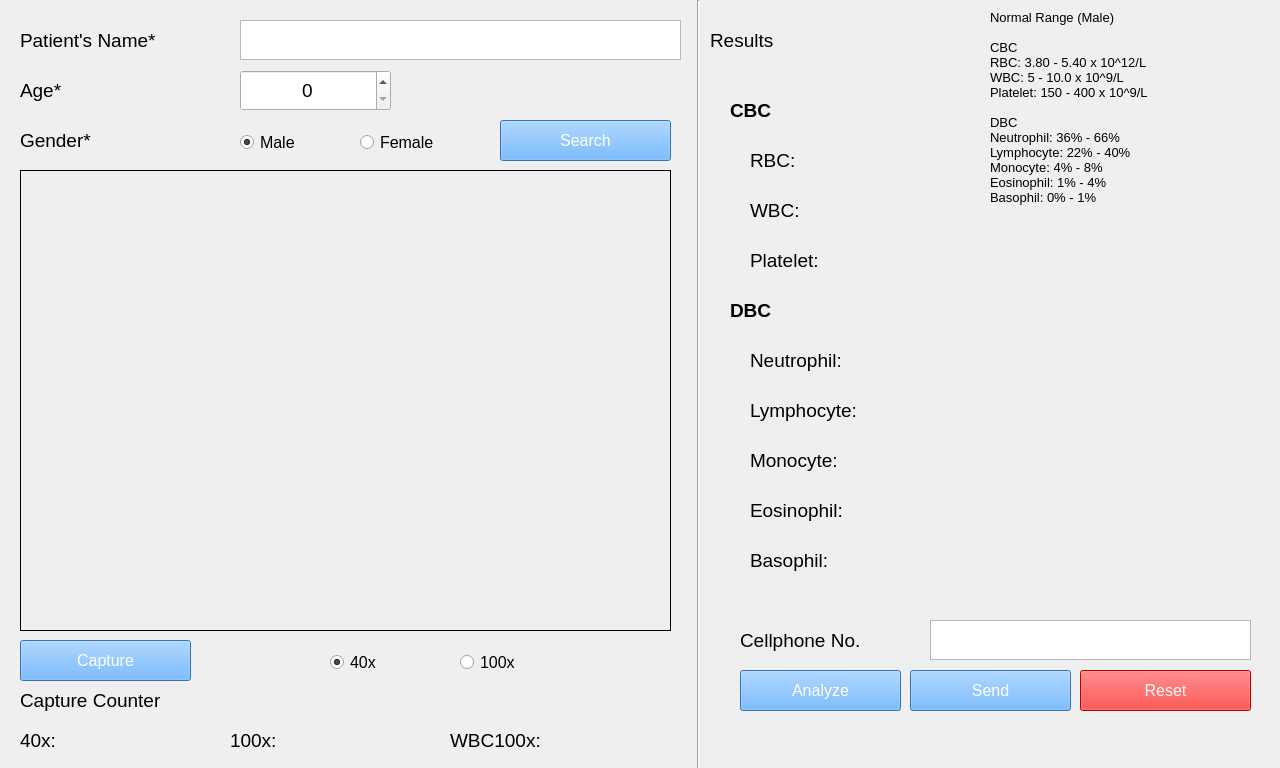
<?xml version="1.0" encoding="UTF-8"?>
<ui version="4.0">
 <class>MainWindow</class>
 <widget class="QMainWindow" name="MainWindow">
  <property name="geometry">
   <rect>
    <x>0</x>
    <y>0</y>
    <width>1280</width>
    <height>768</height>
   </rect>
  </property>
  <property name="sizePolicy">
   <sizepolicy hsizetype="Fixed" vsizetype="Fixed">
    <horstretch>0</horstretch>
    <verstretch>0</verstretch>
   </sizepolicy>
  </property>
  <property name="font">
   <font>
    <weight>50</weight>
    <bold>false</bold>
   </font>
  </property>
  <property name="cursor">
   <cursorShape>ArrowCursor</cursorShape>
  </property>
  <property name="mouseTracking">
   <bool>false</bool>
  </property>
  <property name="focusPolicy">
   <enum>Qt::NoFocus</enum>
  </property>
  <property name="windowTitle">
   <string>MainWindow</string>
  </property>
  <property name="windowOpacity">
   <double>1.000000000000000</double>
  </property>
  <property name="statusTip">
   <string/>
  </property>
  <property name="whatsThis">
   <string/>
  </property>
  <property name="autoFillBackground">
   <bool>false</bool>
  </property>
  <property name="styleSheet">
   <string notr="true"/>
  </property>
  <property name="locale">
   <locale language="English" country="Philippines"/>
  </property>
  <property name="animated">
   <bool>true</bool>
  </property>
  <property name="documentMode">
   <bool>false</bool>
  </property>
  <property name="tabShape">
   <enum>QTabWidget::Rounded</enum>
  </property>
  <widget class="QWidget" name="centralwidget">
   <widget class="QLabel" name="label">
    <property name="geometry">
     <rect>
      <x>20</x>
      <y>170</y>
      <width>651</width>
      <height>461</height>
     </rect>
    </property>
    <property name="frameShape">
     <enum>QFrame::Box</enum>
    </property>
    <property name="text">
     <string/>
    </property>
   </widget>
   <widget class="QLabel" name="label_2">
    <property name="geometry">
     <rect>
      <x>20</x>
      <y>20</y>
      <width>211</width>
      <height>41</height>
     </rect>
    </property>
    <property name="font">
     <font>
      <pointsize>14</pointsize>
     </font>
    </property>
    <property name="text">
     <string>Patient's Name*</string>
    </property>
   </widget>
   <widget class="QTextEdit" name="textEdit">
    <property name="geometry">
     <rect>
      <x>240</x>
      <y>20</y>
      <width>441</width>
      <height>40</height>
     </rect>
    </property>
    <property name="font">
     <font>
      <pointsize>14</pointsize>
      <weight>50</weight>
      <bold>false</bold>
     </font>
    </property>
    <property name="autoFillBackground">
     <bool>false</bool>
    </property>
    <property name="tabChangesFocus">
     <bool>true</bool>
    </property>
    <property name="undoRedoEnabled">
     <bool>true</bool>
    </property>
    <property name="readOnly">
     <bool>false</bool>
    </property>
    <property name="overwriteMode">
     <bool>false</bool>
    </property>
    <property name="acceptRichText">
     <bool>true</bool>
    </property>
   </widget>
   <widget class="QLabel" name="label_3">
    <property name="geometry">
     <rect>
      <x>20</x>
      <y>70</y>
      <width>131</width>
      <height>41</height>
     </rect>
    </property>
    <property name="font">
     <font>
      <pointsize>14</pointsize>
     </font>
    </property>
    <property name="text">
     <string>Age*</string>
    </property>
   </widget>
   <widget class="QSpinBox" name="spinBox">
    <property name="geometry">
     <rect>
      <x>240</x>
      <y>70</y>
      <width>151</width>
      <height>41</height>
     </rect>
    </property>
    <property name="font">
     <font>
      <pointsize>14</pointsize>
     </font>
    </property>
    <property name="layoutDirection">
     <enum>Qt::LeftToRight</enum>
    </property>
    <property name="inputMethodHints">
     <set>Qt::ImhDigitsOnly</set>
    </property>
    <property name="wrapping">
     <bool>false</bool>
    </property>
    <property name="alignment">
     <set>Qt::AlignCenter</set>
    </property>
    <property name="readOnly">
     <bool>false</bool>
    </property>
    <property name="specialValueText">
     <string/>
    </property>
    <property name="maximum">
     <number>200</number>
    </property>
    <property name="value">
     <number>0</number>
    </property>
   </widget>
   <widget class="QPushButton" name="pushButton">
    <property name="geometry">
     <rect>
      <x>20</x>
      <y>640</y>
      <width>171</width>
      <height>41</height>
     </rect>
    </property>
    <property name="font">
     <font>
      <pointsize>12</pointsize>
      <weight>50</weight>
      <bold>false</bold>
     </font>
    </property>
    <property name="styleSheet">
     <string notr="true">background-color: rgb(81, 163, 245);
color: rgb(255, 255, 255);</string>
    </property>
    <property name="text">
     <string>Capture</string>
    </property>
   </widget>
   <widget class="QLabel" name="label_4">
    <property name="geometry">
     <rect>
      <x>20</x>
      <y>680</y>
      <width>311</width>
      <height>41</height>
     </rect>
    </property>
    <property name="font">
     <font>
      <pointsize>14</pointsize>
      <underline>false</underline>
     </font>
    </property>
    <property name="text">
     <string>Capture Counter</string>
    </property>
   </widget>
   <widget class="Line" name="line">
    <property name="windowModality">
     <enum>Qt::NonModal</enum>
    </property>
    <property name="geometry">
     <rect>
      <x>690</x>
      <y>0</y>
      <width>16</width>
      <height>771</height>
     </rect>
    </property>
    <property name="font">
     <font>
      <pointsize>8</pointsize>
     </font>
    </property>
    <property name="frameShadow">
     <enum>QFrame::Sunken</enum>
    </property>
    <property name="lineWidth">
     <number>1</number>
    </property>
    <property name="midLineWidth">
     <number>0</number>
    </property>
    <property name="orientation">
     <enum>Qt::Vertical</enum>
    </property>
   </widget>
   <widget class="QLabel" name="label_5">
    <property name="geometry">
     <rect>
      <x>20</x>
      <y>720</y>
      <width>211</width>
      <height>41</height>
     </rect>
    </property>
    <property name="font">
     <font>
      <pointsize>14</pointsize>
     </font>
    </property>
    <property name="text">
     <string>40x:</string>
    </property>
   </widget>
   <widget class="QLabel" name="label_6">
    <property name="geometry">
     <rect>
      <x>230</x>
      <y>720</y>
      <width>211</width>
      <height>41</height>
     </rect>
    </property>
    <property name="font">
     <font>
      <pointsize>14</pointsize>
     </font>
    </property>
    <property name="text">
     <string>100x:</string>
    </property>
   </widget>
   <widget class="QRadioButton" name="radio40">
    <property name="geometry">
     <rect>
      <x>330</x>
      <y>650</y>
      <width>124</width>
      <height>25</height>
     </rect>
    </property>
    <property name="font">
     <font>
      <pointsize>12</pointsize>
     </font>
    </property>
    <property name="text">
     <string>40x</string>
    </property>
    <property name="checked">
     <bool>true</bool>
    </property>
   </widget>
   <widget class="QRadioButton" name="radio100">
    <property name="geometry">
     <rect>
      <x>460</x>
      <y>650</y>
      <width>124</width>
      <height>25</height>
     </rect>
    </property>
    <property name="font">
     <font>
      <pointsize>12</pointsize>
     </font>
    </property>
    <property name="text">
     <string>100x</string>
    </property>
   </widget>
   <widget class="QLabel" name="label_7">
    <property name="geometry">
     <rect>
      <x>710</x>
      <y>20</y>
      <width>211</width>
      <height>41</height>
     </rect>
    </property>
    <property name="font">
     <font>
      <pointsize>14</pointsize>
      <weight>50</weight>
      <italic>false</italic>
      <bold>false</bold>
      <underline>false</underline>
     </font>
    </property>
    <property name="text">
     <string>Results</string>
    </property>
   </widget>
   <widget class="QLabel" name="label_8">
    <property name="geometry">
     <rect>
      <x>730</x>
      <y>90</y>
      <width>211</width>
      <height>41</height>
     </rect>
    </property>
    <property name="font">
     <font>
      <pointsize>14</pointsize>
      <weight>75</weight>
      <bold>true</bold>
     </font>
    </property>
    <property name="text">
     <string>CBC</string>
    </property>
   </widget>
   <widget class="QLabel" name="label_9">
    <property name="geometry">
     <rect>
      <x>750</x>
      <y>140</y>
      <width>211</width>
      <height>41</height>
     </rect>
    </property>
    <property name="font">
     <font>
      <pointsize>14</pointsize>
     </font>
    </property>
    <property name="text">
     <string>RBC:</string>
    </property>
   </widget>
   <widget class="QLabel" name="label_10">
    <property name="geometry">
     <rect>
      <x>750</x>
      <y>190</y>
      <width>211</width>
      <height>41</height>
     </rect>
    </property>
    <property name="font">
     <font>
      <pointsize>14</pointsize>
     </font>
    </property>
    <property name="text">
     <string>WBC:</string>
    </property>
   </widget>
   <widget class="QLabel" name="label_11">
    <property name="geometry">
     <rect>
      <x>750</x>
      <y>240</y>
      <width>211</width>
      <height>41</height>
     </rect>
    </property>
    <property name="font">
     <font>
      <pointsize>14</pointsize>
     </font>
    </property>
    <property name="text">
     <string>Platelet:</string>
    </property>
   </widget>
   <widget class="QLabel" name="label_12">
    <property name="geometry">
     <rect>
      <x>730</x>
      <y>290</y>
      <width>211</width>
      <height>41</height>
     </rect>
    </property>
    <property name="font">
     <font>
      <pointsize>14</pointsize>
      <weight>75</weight>
      <bold>true</bold>
     </font>
    </property>
    <property name="text">
     <string>DBC</string>
    </property>
   </widget>
   <widget class="QLabel" name="label_13">
    <property name="geometry">
     <rect>
      <x>750</x>
      <y>540</y>
      <width>211</width>
      <height>41</height>
     </rect>
    </property>
    <property name="font">
     <font>
      <pointsize>14</pointsize>
     </font>
    </property>
    <property name="text">
     <string>Basophil:</string>
    </property>
   </widget>
   <widget class="QLabel" name="label_14">
    <property name="geometry">
     <rect>
      <x>750</x>
      <y>340</y>
      <width>211</width>
      <height>41</height>
     </rect>
    </property>
    <property name="font">
     <font>
      <pointsize>14</pointsize>
     </font>
    </property>
    <property name="text">
     <string>Neutrophil:</string>
    </property>
   </widget>
   <widget class="QLabel" name="label_15">
    <property name="geometry">
     <rect>
      <x>750</x>
      <y>490</y>
      <width>211</width>
      <height>41</height>
     </rect>
    </property>
    <property name="font">
     <font>
      <pointsize>14</pointsize>
     </font>
    </property>
    <property name="text">
     <string>Eosinophil:</string>
    </property>
   </widget>
   <widget class="QLabel" name="label_16">
    <property name="geometry">
     <rect>
      <x>750</x>
      <y>390</y>
      <width>211</width>
      <height>41</height>
     </rect>
    </property>
    <property name="font">
     <font>
      <pointsize>14</pointsize>
     </font>
    </property>
    <property name="text">
     <string>Lymphocyte:</string>
    </property>
   </widget>
   <widget class="QLabel" name="label_17">
    <property name="geometry">
     <rect>
      <x>740</x>
      <y>620</y>
      <width>211</width>
      <height>41</height>
     </rect>
    </property>
    <property name="font">
     <font>
      <pointsize>14</pointsize>
     </font>
    </property>
    <property name="text">
     <string>Cellphone No.</string>
    </property>
   </widget>
   <widget class="QPushButton" name="pushButton_2">
    <property name="geometry">
     <rect>
      <x>500</x>
      <y>120</y>
      <width>171</width>
      <height>41</height>
     </rect>
    </property>
    <property name="font">
     <font>
      <pointsize>12</pointsize>
      <weight>50</weight>
      <bold>false</bold>
     </font>
    </property>
    <property name="styleSheet">
     <string notr="true">background-color: rgb(81, 163, 245);
color: rgb(255, 255, 255);</string>
    </property>
    <property name="text">
     <string>Search</string>
    </property>
   </widget>
   <widget class="QPushButton" name="pushButton_3">
    <property name="geometry">
     <rect>
      <x>910</x>
      <y>670</y>
      <width>161</width>
      <height>41</height>
     </rect>
    </property>
    <property name="font">
     <font>
      <pointsize>12</pointsize>
      <weight>50</weight>
      <bold>false</bold>
     </font>
    </property>
    <property name="styleSheet">
     <string notr="true">background-color: rgb(81, 163, 245);
color: rgb(255, 255, 255);</string>
    </property>
    <property name="text">
     <string>Send</string>
    </property>
   </widget>
   <widget class="QTextEdit" name="textEdit_2">
    <property name="geometry">
     <rect>
      <x>930</x>
      <y>620</y>
      <width>321</width>
      <height>40</height>
     </rect>
    </property>
    <property name="font">
     <font>
      <pointsize>14</pointsize>
      <weight>50</weight>
      <bold>false</bold>
     </font>
    </property>
    <property name="autoFillBackground">
     <bool>false</bool>
    </property>
    <property name="inputMethodHints">
     <set>Qt::ImhDigitsOnly</set>
    </property>
    <property name="tabChangesFocus">
     <bool>true</bool>
    </property>
    <property name="undoRedoEnabled">
     <bool>true</bool>
    </property>
    <property name="readOnly">
     <bool>false</bool>
    </property>
    <property name="overwriteMode">
     <bool>false</bool>
    </property>
    <property name="acceptRichText">
     <bool>true</bool>
    </property>
   </widget>
   <widget class="QLabel" name="label_18">
    <property name="geometry">
     <rect>
      <x>0</x>
      <y>0</y>
      <width>1280</width>
      <height>768</height>
     </rect>
    </property>
    <property name="text">
     <string/>
    </property>
    <property name="pixmap">
     <pixmap>background.jpg</pixmap>
    </property>
    <property name="scaledContents">
     <bool>true</bool>
    </property>
   </widget>
   <widget class="QPushButton" name="pushButton_4">
    <property name="geometry">
     <rect>
      <x>1080</x>
      <y>670</y>
      <width>171</width>
      <height>41</height>
     </rect>
    </property>
    <property name="font">
     <font>
      <pointsize>12</pointsize>
      <weight>50</weight>
      <bold>false</bold>
     </font>
    </property>
    <property name="styleSheet">
     <string notr="true">background-color: rgb(255, 0, 0);
color: rgb(255, 255, 255);</string>
    </property>
    <property name="text">
     <string>Reset</string>
    </property>
   </widget>
   <widget class="QLabel" name="label_19">
    <property name="geometry">
     <rect>
      <x>20</x>
      <y>120</y>
      <width>131</width>
      <height>41</height>
     </rect>
    </property>
    <property name="font">
     <font>
      <pointsize>14</pointsize>
     </font>
    </property>
    <property name="text">
     <string>Gender*</string>
    </property>
   </widget>
   <widget class="QWidget" name="widget" native="true">
    <property name="geometry">
     <rect>
      <x>230</x>
      <y>130</y>
      <width>271</width>
      <height>31</height>
     </rect>
    </property>
    <widget class="QRadioButton" name="Male">
     <property name="geometry">
      <rect>
       <x>10</x>
       <y>0</y>
       <width>124</width>
       <height>25</height>
      </rect>
     </property>
     <property name="font">
      <font>
       <pointsize>12</pointsize>
      </font>
     </property>
     <property name="text">
      <string>Male</string>
     </property>
     <property name="checked">
      <bool>true</bool>
     </property>
    </widget>
    <widget class="QRadioButton" name="Female">
     <property name="geometry">
      <rect>
       <x>130</x>
       <y>0</y>
       <width>124</width>
       <height>25</height>
      </rect>
     </property>
     <property name="font">
      <font>
       <pointsize>12</pointsize>
      </font>
     </property>
     <property name="text">
      <string>Female</string>
     </property>
     <property name="checked">
      <bool>false</bool>
     </property>
    </widget>
   </widget>
   <widget class="QLabel" name="label_20">
    <property name="geometry">
     <rect>
      <x>750</x>
      <y>440</y>
      <width>211</width>
      <height>41</height>
     </rect>
    </property>
    <property name="font">
     <font>
      <pointsize>14</pointsize>
     </font>
    </property>
    <property name="text">
     <string>Monocyte:</string>
    </property>
   </widget>
   <widget class="QPushButton" name="pushButton_5">
    <property name="geometry">
     <rect>
      <x>740</x>
      <y>670</y>
      <width>161</width>
      <height>41</height>
     </rect>
    </property>
    <property name="font">
     <font>
      <pointsize>12</pointsize>
      <weight>50</weight>
      <bold>false</bold>
     </font>
    </property>
    <property name="styleSheet">
     <string notr="true">background-color: rgb(81, 163, 245);
color: rgb(255, 255, 255);</string>
    </property>
    <property name="text">
     <string>Analyze</string>
    </property>
   </widget>
   <widget class="QLabel" name="label_21">
    <property name="geometry">
     <rect>
      <x>450</x>
      <y>720</y>
      <width>211</width>
      <height>41</height>
     </rect>
    </property>
    <property name="font">
     <font>
      <pointsize>14</pointsize>
     </font>
    </property>
    <property name="text">
     <string>WBC100x:</string>
    </property>
   </widget>
   <widget class="QLabel" name="labelRange">
    <property name="geometry">
     <rect>
      <x>990</x>
      <y>10</y>
      <width>291</width>
      <height>311</height>
     </rect>
    </property>
    <property name="font">
     <font>
      <pointsize>10</pointsize>
     </font>
    </property>
    <property name="text">
     <string>Normal Range (Male)

CBC
RBC: 3.80 - 5.40 x 10^12/L
WBC: 5 - 10.0 x 10^9/L
Platelet: 150 - 400 x 10^9/L 

DBC
Neutrophil: 36% - 66%
Lymphocyte: 22% - 40%
Monocyte: 4% - 8%
Eosinophil: 1% - 4%
Basophil: 0% - 1%</string>
    </property>
    <property name="alignment">
     <set>Qt::AlignLeading|Qt::AlignLeft|Qt::AlignTop</set>
    </property>
   </widget>
   <zorder>label_18</zorder>
   <zorder>label</zorder>
   <zorder>label_2</zorder>
   <zorder>textEdit</zorder>
   <zorder>label_3</zorder>
   <zorder>spinBox</zorder>
   <zorder>pushButton</zorder>
   <zorder>label_4</zorder>
   <zorder>line</zorder>
   <zorder>label_5</zorder>
   <zorder>label_6</zorder>
   <zorder>radio40</zorder>
   <zorder>radio100</zorder>
   <zorder>label_7</zorder>
   <zorder>label_8</zorder>
   <zorder>label_9</zorder>
   <zorder>label_10</zorder>
   <zorder>label_11</zorder>
   <zorder>label_12</zorder>
   <zorder>label_13</zorder>
   <zorder>label_14</zorder>
   <zorder>label_15</zorder>
   <zorder>label_16</zorder>
   <zorder>label_17</zorder>
   <zorder>pushButton_2</zorder>
   <zorder>pushButton_3</zorder>
   <zorder>textEdit_2</zorder>
   <zorder>pushButton_4</zorder>
   <zorder>label_19</zorder>
   <zorder>widget</zorder>
   <zorder>label_20</zorder>
   <zorder>pushButton_5</zorder>
   <zorder>label_21</zorder>
   <zorder>labelRange</zorder>
  </widget>
 </widget>
 <tabstops>
  <tabstop>textEdit</tabstop>
  <tabstop>spinBox</tabstop>
  <tabstop>pushButton_2</tabstop>
  <tabstop>pushButton</tabstop>
  <tabstop>radio40</tabstop>
  <tabstop>radio100</tabstop>
  <tabstop>textEdit_2</tabstop>
  <tabstop>pushButton_3</tabstop>
 </tabstops>
 <resources/>
 <connections/>
</ui>
